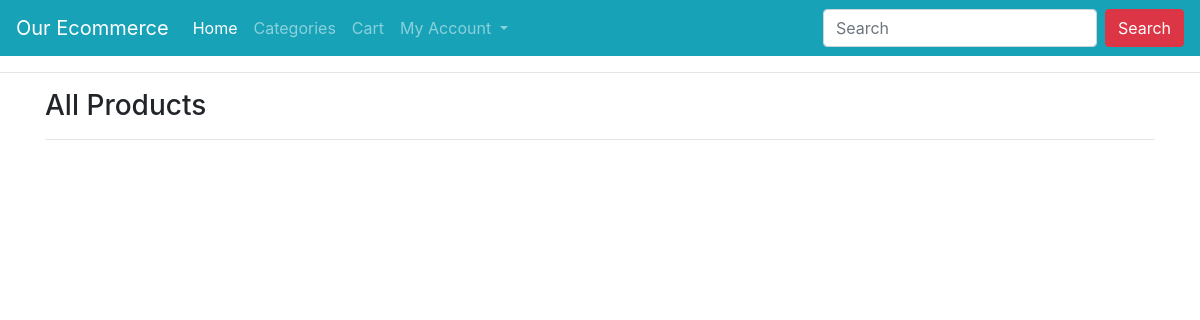
The app's page /all-products/, older data.
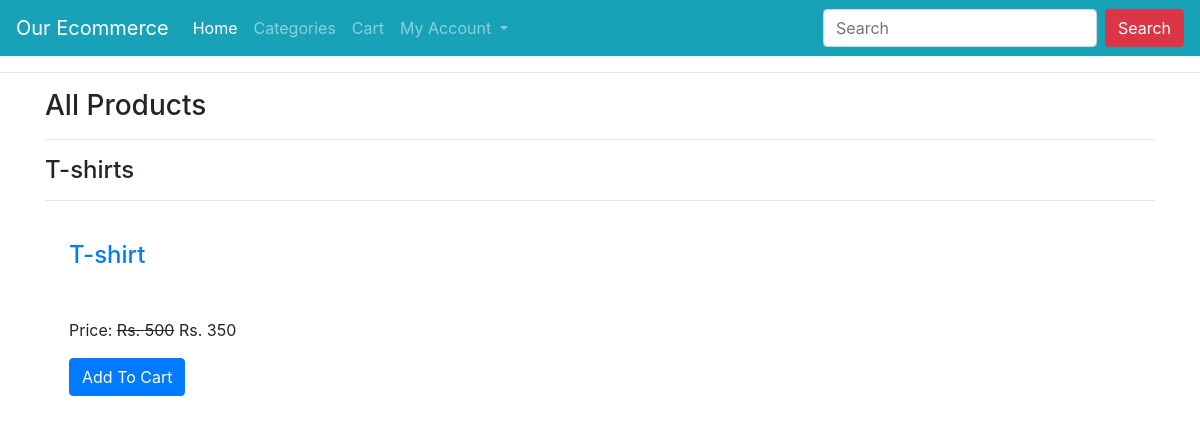
The same page, newer data.
### ecomapp/models.py (models this page shows, shortened)
class Category(models.Model):
    title = models.CharField(max_length=200)
    slug = models.SlugField(unique=True)

class Product(models.Model):
    title = models.CharField(max_length=200)
    slug = models.SlugField(unique=True)
    category = models.ForeignKey(Category, on_delete=models.CASCADE)
    image = models.ImageField(upload_to="products")
    marked_price = models.PositiveIntegerField()
    selling_price = models.PositiveIntegerField()
    description = models.TextField()
    warranty = models.CharField(max_length=300, null=True, blank=True)
    return_policy = models.CharField(max_length=300, null=True, blank=True)
    view_count = models.PositiveIntegerField(default=0)

### ecomapp/views.py (the view)
# urls.py: path("all-products/", AllProductsView.as_view(), name="allproducts"),
class AllProductsView(EcomMixin, TemplateView):
    template_name = "allproducts.html"
    def get_context_data(self, **kwargs):
        context = super().get_context_data(**kwargs)
        context['allcategories'] = Category.objects.all()
        return context

### ecomapp/views.py (called while the page is built)
    def dispatch(self, request, *args, **kwargs):
        cart_id = request.session.get("cart_id")
        if cart_id:
            cart_obj = Cart.objects.get(id=cart_id)
            if request.user.is_authenticated and request.user.customer:
                cart_obj.customer = request.user.customer
                cart_obj.save()
        return super().dispatch(request, *args, **kwargs)

### templates/allproducts.html (shortened to what this page needs)
{% extends 'base.html' %}
{% block content %}
<div class="container">
    <h3>All Products</h3><hr>
    {% for cat in allcategories %}
    <h4>{{cat.title}}</h4><hr>
    <div class="row">
        {% for p in cat.product_set.all %}
        <div class="col-md-3">
            <div class="m-4">
                <h4><a href="{% url 'ecomapp:productdetail' p.slug %}">{{p.title}}</a></h4>
                <p class="mt-3">Price: <strike>Rs. {{p.marked_price}}</strike> Rs. {{p.selling_price}}</p>
                <a href="{% url 'ecomapp:addtocart' p.id %}" class="btn btn-primary">Add To Cart</a>
            </div>
        </div>
        {% endfor %}
    </div>
    {% endfor %}
</div>
{% endblock %}

Row changes from the older to the newer data that the page shows:
added Category: title "T-shirts"
added Product: title "T-shirt", marked_price "500", selling_price "350"
